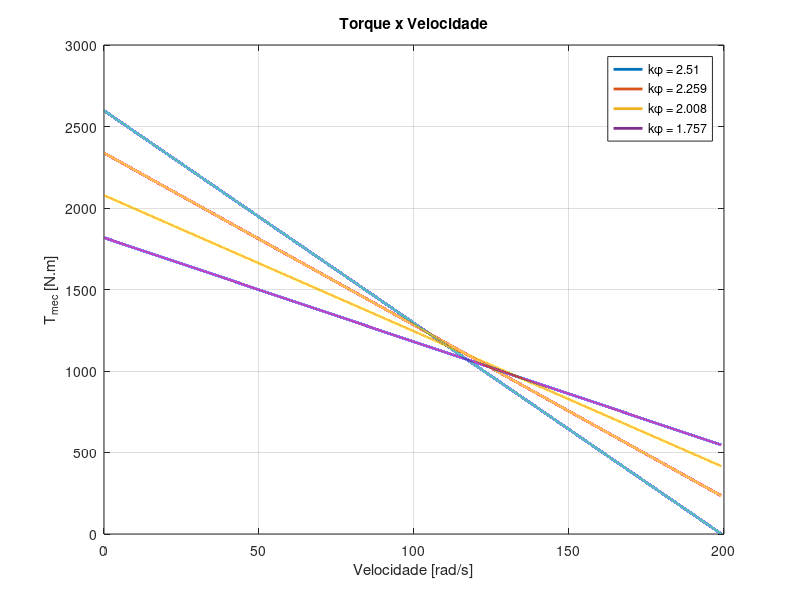

Write MATLAB code to recreate this figure.
clc
clear;

% Caracteristicas do motor
% Preset Model 13
Ra = 0.4832; % Resistencia de armadura
w0 = 199.1; % Velocidade a vazio
kphi = 2.51; % K phi nominal

Va = 500; % Tensão de terminal
Pmech = linspace(0,w0,100000); % Potência mecânica

Te = kphi*((Va-kphi*Pmech))/Ra;
plot(Pmech,Te,'LineWidth',2)

title('Torque x Velocidade')
ylabel('T_{mec} [N.m]')
xlabel('Velocidade [rad/s]')
grid on
hold on

kphi = 2.51*0.9; % K phi 90%
Te = kphi*((Va-Pmech*kphi))/Ra;
plot(Pmech,Te,'LineWidth',2)
hold on

kphi = 2.51*0.8; % K phi 80%
Te = kphi*((Va-Pmech*kphi))/Ra;
plot(Pmech,Te,'LineWidth',2)
hold on

kphi = 2.51*0.7; % K phi 70%
Te = kphi*((Va-Pmech*kphi))/Ra;
plot(Pmech,Te,'LineWidth',2)
legend('k\phi = 2.51','k\phi = 2.259','k\phi = 2.008','k\phi = 1.757')
hold off